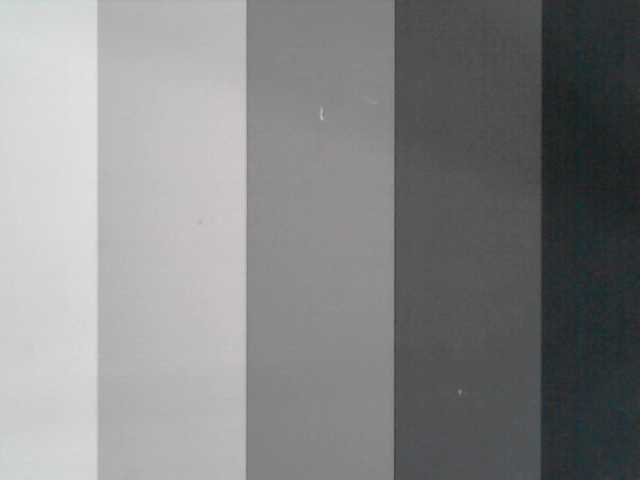
#> input picture Versuch 2/media/graubild.png, 640 x 480 px; the run also reads 1 picture not shown here
$ python final.py
#> lines starting #> are read from the running program, lines starting #| are printed output that depends on the picture
# -*- coding: utf-8 -*-
"""
Created on Tue Apr 28 17:09:26 2015

@author: Kuba
"""

import numpy as np
import cv2

gbild = cv2.imread('graubild.png')
#> gbild is the input picture: shape (480, 640, 3); mean B, G, R 133.6, 133.2, 132.4
dbild = cv2.imread('Dunkelbild.png')
wbild = cv2.imread('Weissbild.png')
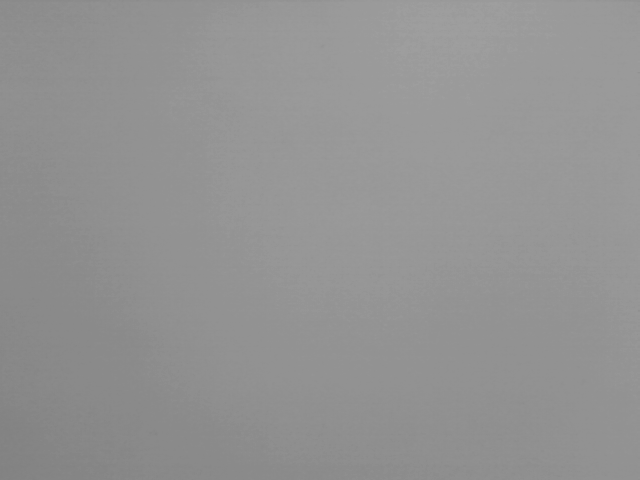
#> input picture Versuch 2/media/Weissbild.png, 640 x 480 px
#> wbild is the input picture: shape (480, 640, 3); min 130, max 160, mean 146.8

final = gbild - dbild
korrektur = float(np.mean(wbild))
#> korrektur = 146.8
nwbild = wbild / korrektur
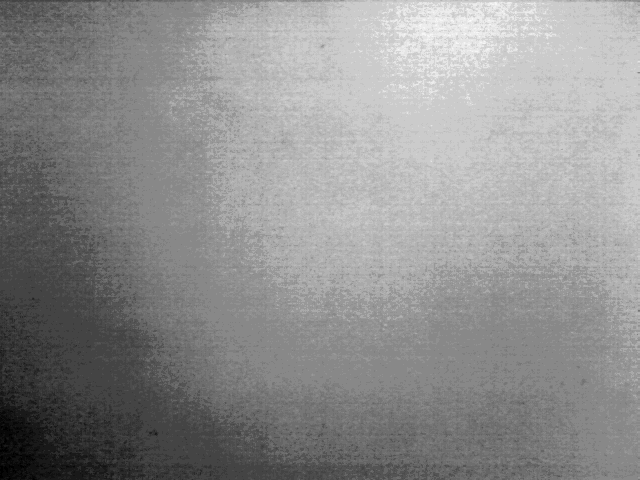
#> nwbild: shape (480, 640, 3) float64; min 0.886, max 1.09, mean 1; drawn with min black and max white
final = final/nwbild

cv2.imshow('show', final)
cv2.waitKey()

#cv2.imwrite('finalgrau.png', final)
